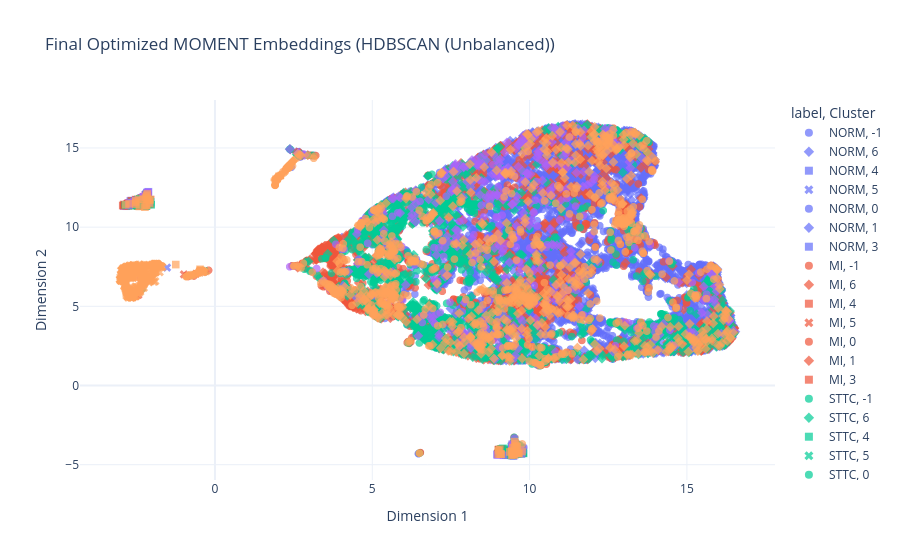
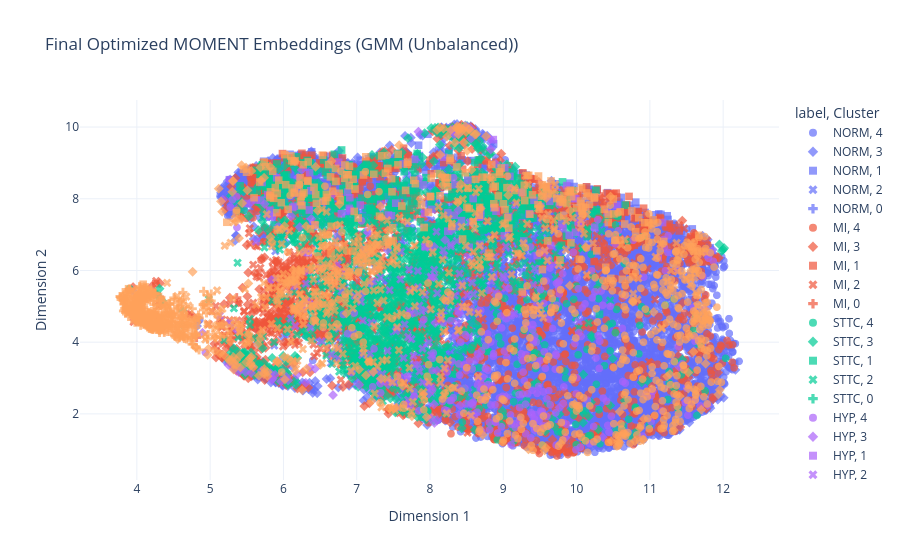

The notebook cell these images were saved under, in order:
### Code cell
from sklearn.metrics import accuracy_score

# --- 1. FULL HDBSCAN ---
best_h_full = study_hdbscan_full.best_params
print(f"Building Full HDBSCAN with: {best_h_full}")

hdbscan_reducer_full = umap.UMAP(
    n_components=HDBSCAN_SPACE["umap_components"], 
    n_neighbors=best_h_full["n_neighbors"], 
    min_dist=best_h_full["min_dist"], 
    metric="cosine", 
    random_state=RANDOM_STATE
)
X_umap_full = hdbscan_reducer_full.fit_transform(X_norm_full)

hdbscan_model_full = hdbscan.HDBSCAN(
    min_cluster_size=best_h_full["min_cluster_size"], 
    min_samples=best_h_full["min_samples"], 
    metric="euclidean"
)
labels_hdbscan_full = hdbscan_model_full.fit_predict(X_umap_full)

evaluate_final_model(
    true_labels_full, 
    labels_hdbscan_full, 
    "HDBSCAN (Unbalanced)"
)
plot_final_generic_model(
    X_umap_full, 
    true_labels_full, 
    labels_hdbscan_full, 
    "HDBSCAN (Unbalanced)"
)

# --- 2. FULL GMM ---
best_gmm_full = study_gmm_full.best_params
print(f"Building Full GMM with: {best_gmm_full}")

pca_reducer_full = PCA(
    n_components=best_gmm_full["n_components_pca"], 
    random_state=RANDOM_STATE
)
X_pca_full = pca_reducer_full.fit_transform(X_norm_full)

gmm_model_full = GaussianMixture(
    n_components=GMM_SPACE["n_components_gmm"], 
    covariance_type=best_gmm_full["covariance_type"], 
    init_params=best_gmm_full["init_params"], 
    n_init=GMM_SPACE["n_init"], 
    random_state=RANDOM_STATE
)
labels_gmm_full = gmm_model_full.fit_predict(X_pca_full)

evaluate_final_model(
    true_labels_full, 
    labels_gmm_full, 
    "GMM (Unbalanced)"
)
plot_final_generic_model(
    X_pca_full, 
    true_labels_full, 
    labels_gmm_full, 
    "GMM (Unbalanced)"
)
